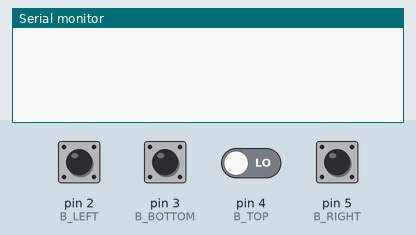
Simulated run of this sketch. Board: Arduino Uno, built with avr-gcc and run on an emulated ATmega328P. On the bench: the last lines printed to the serial monitor. The inputs (shaded band) are chosen by the test bench; at power-on: pin 2 (B_LEFT), pin 3 (B_BOTTOM), pin 4 (B_TOP), pin 5 (B_RIGHT) LOW.

Above: at 1.2 s.
1.3 s: pin 2 (B_LEFT) pulled HIGH for 0.15 s
At 2.6 s:
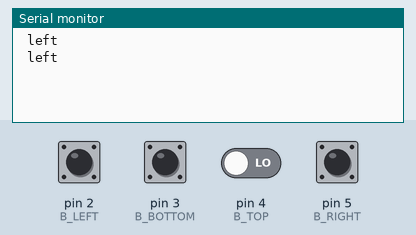
2.9 s: pin 3 (B_BOTTOM) pulled HIGH for 0.15 s
At 4.2 s:
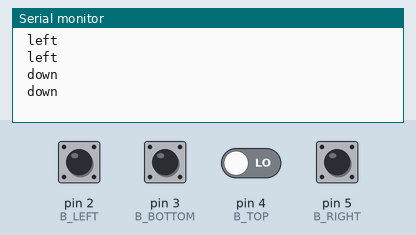
4.5 s: pin 4 (B_TOP) driven HIGH
At 4.61 s:
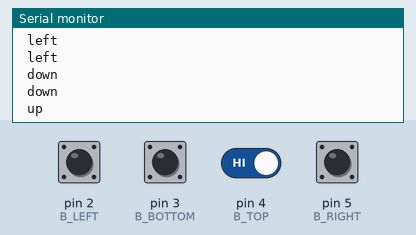
6.4 s: pin 5 (B_RIGHT) pulled HIGH for 0.15 s
8.0 s: pin 2 (B_LEFT) driven HIGH and pin 5 (B_RIGHT) driven HIGH
At 8.09 s:
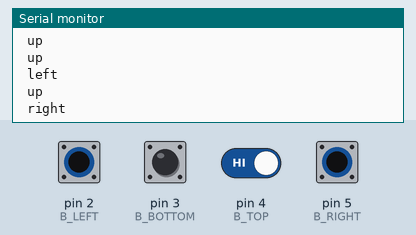

Measured:
- after the input at 1.3 s, the serial monitor: prints a new line after 0.08 s (image 1)
- after the input at 2.9 s, the serial monitor: prints a new line at once (image 2)
- after the input at 4.5 s, the serial monitor: prints a new line at once (image 3)
- after the input at 8.0 s, the serial monitor: prints a new line at once (image 4)

The sketch:

controller.ino
```cpp
// Buttons pins
const int B_LEFT = 2;
const int B_BOTTOM = 3;
const int B_TOP = 4;
const int B_RIGHT = 5;
int* Pins[4] = {&B_LEFT, &B_BOTTOM, &B_TOP, &B_RIGHT};

// Buttons states
int bLState = 0;
int bBState = 0;
int bTState = 0;
int bRState = 0;
int States[4] = {bLState, bBState, bTState, bRState};

void setup()
{
  // setup all buttons
  for (int i = 0; i <= sizeof(Pins); i++) {
    pinMode(Pins[i], INPUT);
  }

  // initialize serial communication
  Serial.begin(9600);
}

void loop()
{

  bLState = digitalRead(B_LEFT);
  delay(20);
  if (bLState == 1) {Serial.println(" left");}
  bBState = digitalRead(B_BOTTOM);
  delay(20);
  if (bBState == 1) {Serial.println(" down");}
  bTState = digitalRead(B_TOP);
  delay(20);
  if (bTState == 1) {Serial.println(" up");}
  bRState = digitalRead(B_RIGHT);
  delay(20);
  if (bRState == 1) {Serial.println(" right");}
}
```
